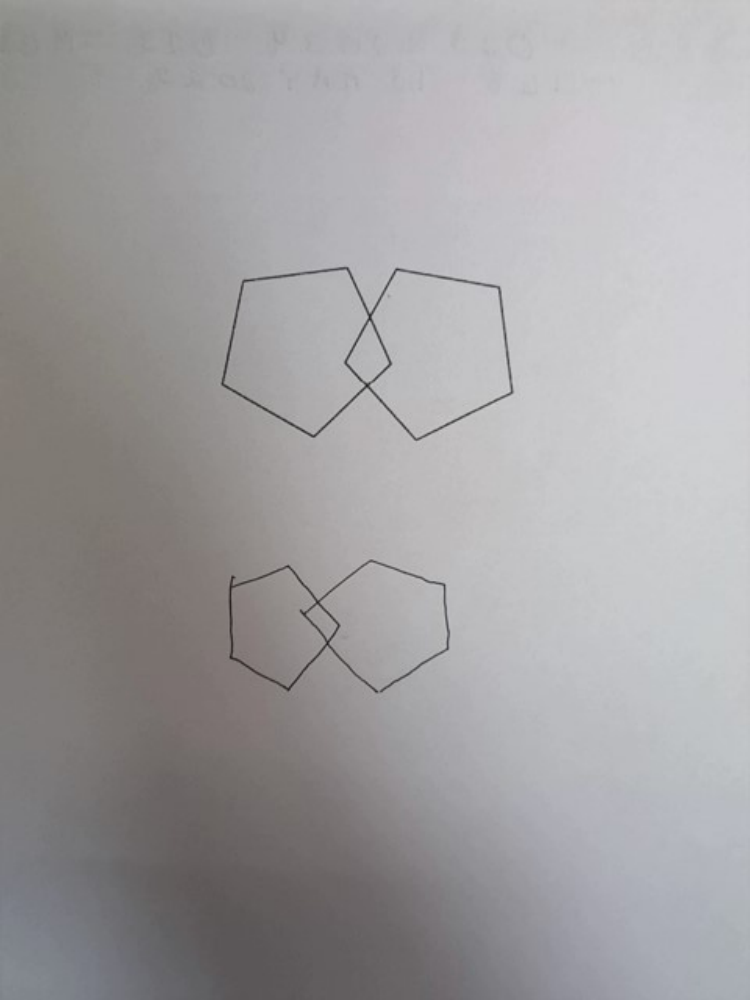
#> input picture pct/dataset/samples/0ECFA35F-87BC-4189-8AF8-08DD8B834DD4_Week_168_Visit_PACC_-_Version_A_MMSEdrawing_page1.png, 750 x 1000 px
$ jupyter execute pentagon_edge_detection.ipynb
#> lines starting #> are read from the running program, lines starting #| are printed output that depends on the picture; after the words box and inside, x2 and y2 are one past the last pixel; in counts of white or black regions, pixels touching at a corner belong together
[cell 1]
import cv2
import numpy as np
from collections import deque
import matplotlib.pyplot as plt
cv2.__version__ # IMPORTANT details to record

# Recommendation QIP algorithm
 - The PCT was administered on paper, the paper was scanned, and then saved in the portable network graphics
(png) format.

[cell 2]
img = cv2.imread(f"dataset/samples/0ECFA35F-87BC-4189-8AF8-08DD8B834DD4_Week_168_Visit_PACC_-_Version_A_MMSEdrawing_page1.png")
#> img is the input picture: shape (1000, 750, 3); mean B, G, R 161.8, 160.2, 161.9
# [7 lines of commented-out code are left out]

## Original Image

[cell 3]
fig, axarr = plt.subplots(1,1, figsize=(12,12))
axarr.set_title('original image')
axarr.imshow(cv2.cvtColor(img, cv2.COLOR_BGR2RGB))
axarr.axis('off')
plt.show()

## Canny Edge Detection (Primary Edge Detection)

[cell 4]
# Convert to grayscale
gray = cv2.cvtColor(img, cv2.COLOR_BGR2GRAY)

# Apply Gaussian blur to reduce noise and detail
blurred = cv2.GaussianBlur(gray, (5, 5), 0.1)

# Perform Canny Edge Detection
edges = cv2.Canny(blurred, threshold1=100, threshold2=200)
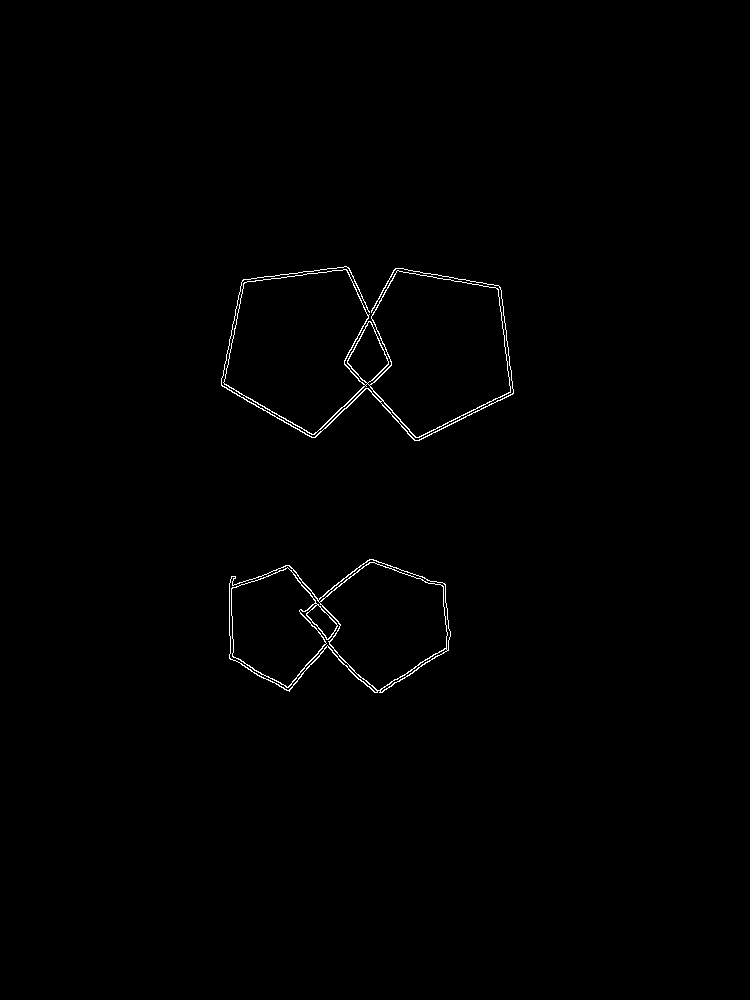
#> edges: shape (1000, 750); 0.57% white in thin lines or dots, all inside (x1, y1, x2, y2) = (221, 266, 514, 693)

# 1. Define the kernel (size 5x5 is common, but 3x3 or 7x7 might be better depending on line thickness)
kernel = np.ones((5, 5), np.uint8)

# 2. Apply Closing: Dilation followed by Erosion.
# This fills small gaps and closes small holes in the edges.
cleaned_edges = cv2.morphologyEx(edges, cv2.MORPH_CLOSE, kernel)
#> cleaned_edges: shape (1000, 750); 0.96% white; 2 white regions

# Plotting
fig, axarr = plt.subplots(1,3, figsize=(12, 12))

axarr[0].set_title('Noise Removed')  # Use set_title(), not title()
axarr[0].imshow(cv2.cvtColor(blurred, cv2.COLOR_BGR2RGB))
axarr[0].axis('off')

axarr[1].set_title('Canny Edge Detection')  # Use set_title(), not title()
axarr[1].imshow(edges, cmap='gray')
axarr[1].axis('off')

axarr[2].set_title('After Morphological Closing')
axarr[2].imshow(cleaned_edges, cmap='gray')
axarr[2].axis('off')

plt.tight_layout()
plt.show()

## Tight Cropping to Focus Regions

[cell 5]
ann_img = img.copy()
contours, hierarchy = cv2.findContours(cleaned_edges, cv2.RETR_EXTERNAL, cv2.CHAIN_APPROX_NONE) # for nested contours
#> contours = 2 contours; box (x1, y1, x2, y2) and area: (221, 266, 514, 441) 38099, (229, 559, 451, 693) 21013
print(f"Total contours found: {len(contours)}")
#| Total contours found: 2

roi_window = {f"C{i}": [] for i in range(len(contours))}
#> roi_window = {'C0': [], 'C1': []}
roi = {f"C{i}": np.ndarray for i in range(len(contours))} # dict for extracted roi imgs
#> roi = 2 items
for i, cnt in enumerate(contours):
    # area filtering of contours
    # shape filtering of contours (solidity)
    x,y,w,h = cv2.boundingRect(cnt)
    roi_window[f"C{i}"].append([x,y,w,h])
    cv2.drawContours(ann_img, contours, -1, (0, 255, 0), 1)
    cv2.rectangle(ann_img, (x,y), (x+w,y+h), (255,0,0), 1)
    cv2.putText(ann_img, f"C{i}", (x,y), cv2.FONT_HERSHEY_SIMPLEX, 0.6, (0,0,0), 1)
#> this loop made 2 passes
#> (x, y, w, h) on passes 1 to 2: (229, 559, 222, 134), (221, 266, 293, 175)
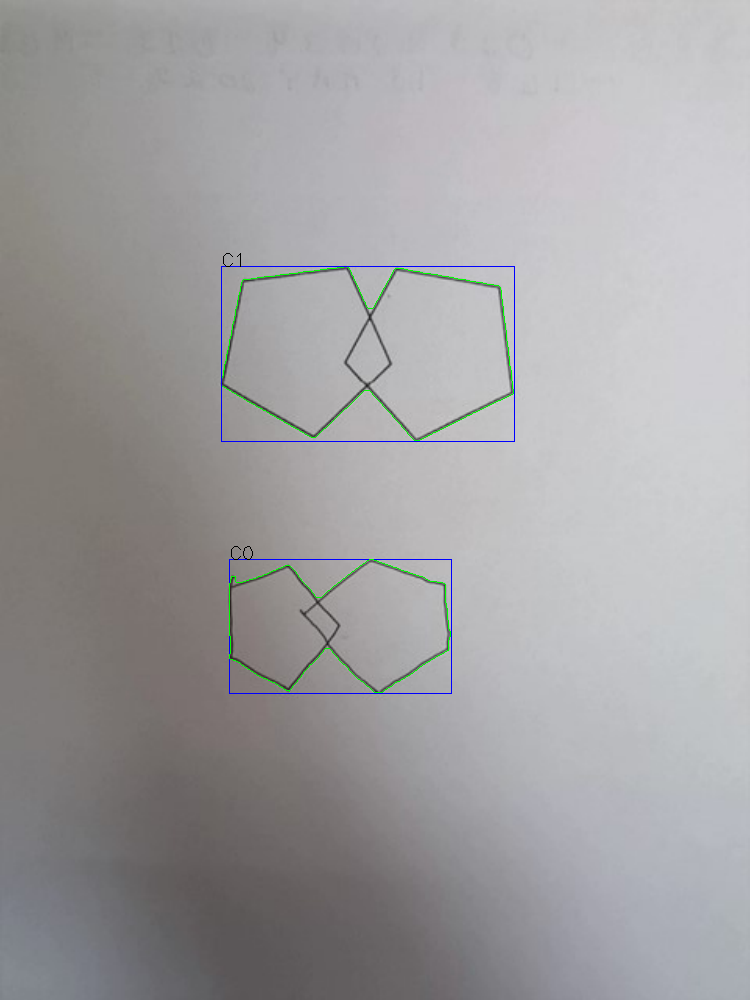
#> ann_img: shape (1000, 750, 3); 0.41% of pixels changed, all inside (x1, y1, x2, y2) = (221, 253, 515, 694)

# contour annotations on the original image's detected edges
fig, axarr = plt.subplots(1, 1, figsize=(12, 12))
axarr.set_title('External Contour Annotation')
axarr.imshow(cv2.cvtColor(ann_img, cv2.COLOR_BGR2RGB))
axarr.axis('off')
plt.tight_layout()
plt.show()

# crop to ROI windows (2 pairs of sub-images representing template and handdrawn figures)
num_roi = len(roi_window)
#> num_roi = 2
n_cols = min(3, num_roi)               # Max 3 columns
#> n_cols = 2
n_rows = (num_roi + n_cols - 1) // n_cols  # Ceiling division for rows
#> n_rows = 1
fig, axes = plt.subplots(n_rows, n_cols, figsize=(4*n_cols, 4*n_rows))
axes = axes.flatten()  # Flatten in case of single row/column
for idx, contour_id in enumerate(roi_window):
    x,y,w,h = roi_window[contour_id][0]
    roi_img = img[y:y+h, x:x+w]
    roi[contour_id] = roi_img
    # visualization
    axes[idx].set_title('Extracted ROIs')
    axes[idx].imshow(cv2.cvtColor(roi_img, cv2.COLOR_BGR2RGB))
    axes[idx].axis('off')
#> this loop made 2 passes
#> pass 1, `roi_img = img[y:y+h, x:x+w]`:
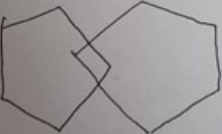
#> roi_img: shape (134, 222, 3); mean B, G, R 149.8, 149.9, 153.9

# Hide any unused subplots
for ax in axes[num_roi:]:
    ax.axis('off')
#> this loop made 0 passes

plt.tight_layout()
plt.show()
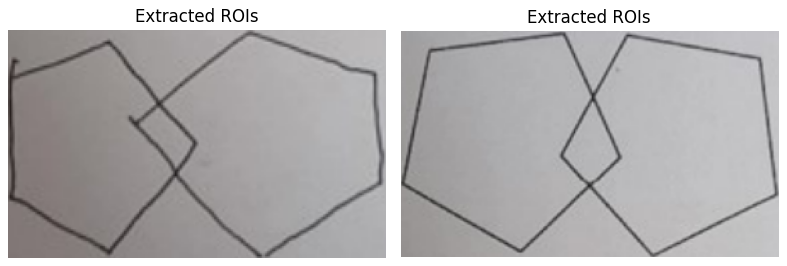
#> figure drawn by matplotlib, 2 panels

## Secondary Canny Edge Detection on ROI Image

[cell 6]
cnd_id = list(roi.keys())[0]
#> cnd_id = 'C0'
roi_img = roi[cnd_id]

# ---------------------------- CANNY EDGE DETECTION FLOW ---------------------
# Convert to grayscale
roi_gray = cv2.cvtColor(roi_img, cv2.COLOR_BGR2GRAY)

# Apply Gaussian blur to reduce noise and detail
roi_blurred = cv2.GaussianBlur(roi_gray, (5, 5), 0.1)

# Perform Canny Edge Detection
roi_edges = cv2.Canny(roi_blurred, threshold1=100, threshold2=200)
#> roi_edges: shape (134, 222); 6.2% white in thin lines or dots

# 1. Define the kernel (size 5x5 is common, but 3x3 or 7x7 might be better depending on line thickness)
kernel = np.ones((5, 5), np.uint8)

# 2. Apply Closing: Dilation followed by Erosion.
# This fills small gaps and closes small holes in the edges.
roi_cleaned_edges = cv2.morphologyEx(roi_edges, cv2.MORPH_CLOSE, kernel)
#> roi_cleaned_edges: shape (134, 222); 10.6% white; 1 white region, box (x1, y1, x2, y2) and area: (0, 0, 222, 134) 3164
# ----------------------------------------------------------------------------

fig, axarr = plt.subplots(1, 2, figsize=(12, 12))
axarr[0].set_title('Detected Line Segments on ROI')
axarr[0].imshow(cv2.cvtColor(roi_edges, cv2.COLOR_BGR2RGB))
axarr[0].axis('off')

axarr[1].set_title('Cleaned Detected Line Segments on ROI')
axarr[1].imshow(cv2.cvtColor(roi_cleaned_edges, cv2.COLOR_BGR2RGB))
axarr[1].axis('off')

plt.tight_layout()
plt.show()
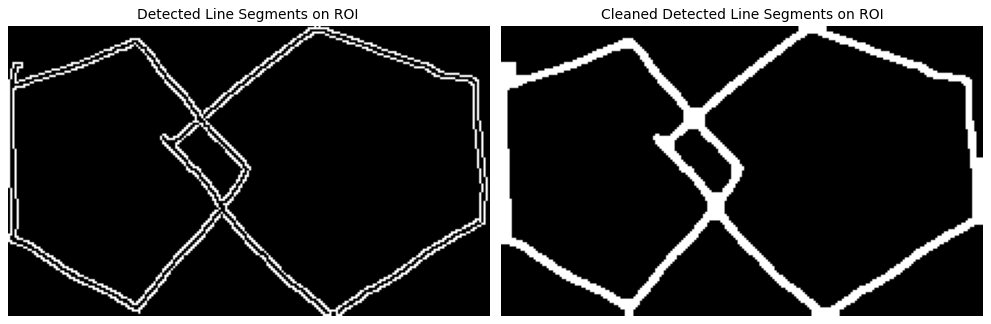
#> figure drawn by matplotlib, 2 panels

## Houghline for straight line detection

[cell 7]
def point_on_segment(x, y, xA, yA, xB, yB, eps):
    return (min(xA, xB) - eps <= x <= max(xA, xB) + eps and min(yA, yB) - eps <= y <= max(yA, yB) + eps) # check if the points inside the line segment

def get_intersection_point(line1, line2, method=0, parallel_threshold=1.0e-10, eps=1.0e-10):
    # 0-houghlineP and 1-houghlines
    if method == 0:
        rho1, theta1 = line1[0]
        rho2, theta2 = line2[0]

        A = np.array([
            [np.cos(theta1), np.sin(theta1)],
            [np.cos(theta2), np.sin(theta2)]
        ])
        b = np.array([rho1, rho2])

        if np.linalg.det(A) > parallel_threshold:
            inter_x, inter_y = np.linalg.solve(A, b)
            return float(inter_x), float(inter_y)
        else:
            return None
    else:
        x1,y1,x2,y2 = line1[0]
        x3,y3,x4,y4 = line2[0]
        # cramers rule to check for parallelity
        a1 = (y2-y1)
        b1 = (x1-x2)
        c1 = (a1*x1 + b1*y1)

        a2 = (y4-y3)
        b2 = (x4-x3)
        c2 =  a2*x3 + b2*y3

        # use this or use the numpy vectorization to solve and check for parallelity (like shown above)
        det = a1*b2-a2*b1 # det(A) == > AX = C
        # Use parallel_threshold instead of exact zero
        if np.abs(det) > parallel_threshold:
            Dx = c1*b2 - c2*b1
            Dy = a1*c2 - a2*c1
            inter_x = Dx / det
            inter_y = Dy / det
            on1 = point_on_segment(inter_x, inter_y, x1, y1, x2, y2, eps)
            on2 = point_on_segment(inter_x, inter_y, x3, y3, x4, y4, eps)

            if on1 and on2:
                return float(inter_x), float(inter_y)
        else:
            return None

[cell 8]
import ipywidgets as widgets
from IPython.display import display, clear_output
import matplotlib.pyplot as plt
import cv2
import numpy as np

ann_img = img.copy()
# Hougline Transformation
lines = cv2.HoughLines(cleaned_edges, 1, np.pi / 180, 63, None, 0, 0) # for cleaned edges use threshold of 63, for edges(raw): 48
#> lines = 210 rows, first 8: [532, 0.785], [530, 0.785], [473, 0.471], [476, 0.489], [13, 2.36], [-6, 2.39], [-15, 2.41], [532, 0.82]
#> the sliders are set to rho_thresh = 50, theta_thresh_deg = 5
filtered_lines = []

def tune_houghlines(rho_thresh=50, theta_thresh_deg=5):
#> called with rho_thresh = 50, theta_thresh_deg = 5
    theta_thresh = np.deg2rad(theta_thresh_deg)  # convert degrees to radians
    ann_img_copy = ann_img.copy()  # use your existing ann_img

    if lines is None:
        print("No lines detected")
        return

    similar_lines = {i: [] for i in range(len(lines))}
#> similar_lines = 210 items
    for i in range(len(lines)):
        rho_i, theta_i = lines[i][0]
        for j in range(i + 1, len(lines)):
            rho_j, theta_j = lines[j][0]
            if abs(rho_i - rho_j) < rho_thresh and abs(theta_i - theta_j) < theta_thresh:
                similar_lines[i].append(j)
#> this loop made 210 passes

    indices = list(range(len(lines)))
#> indices = 210 values from 0 to 209
    indices.sort(key=lambda x: similar_lines[x])
    line_flags = [True] * len(lines)
#> line_flags = 210 items, first 6: True, True, True, True, True, True
    for i in range(len(lines) - 1):
        if not line_flags[indices[i]]:
            continue
        for j in range(i + 1, len(lines)):
            if not line_flags[indices[j]]:
                continue
            rho_i, theta_i = lines[indices[i]][0]
            rho_j, theta_j = lines[indices[j]][0]
            if abs(rho_i - rho_j) < rho_thresh and abs(theta_i - theta_j) < theta_thresh:
                line_flags[indices[j]] = False
#> after the loop, line_flags = 210 items, first 6: False, False, False, False, False, False

    filtered_lines = []
    for i in range(len(lines)): # filtering
        if line_flags[i]:
            filtered_lines.append(lines[i])
#> after the loop, filtered_lines = 37 items, first 6: [[-460, 3.02]], [[480, 0.541]], [[-224, 2.76]], [[658, 0.681]], [[786, 1.05]], [[673, 0.96]]

    if filtered_lines is not None:
        for idx, line in enumerate(filtered_lines):
            rho, theta = line[0]
            a = np.cos(theta)
            b = np.sin(theta)
            x0 = a * rho
            y0 = b * rho
            x1 = int(x0 + 1000 * (-b))
            y1 = int(y0 + 1000 * (a))
            x2 = int(x0 - 1000 * (-b))
            y2 = int(y0 - 1000 * (a))

            cv2.line(ann_img_copy, (x1, y1), (x2, y2), (0, 0, 255), 2)
            cv2.circle(ann_img_copy, (x1, y1), 6, (0, 255, 0), -1)
            cv2.circle(ann_img_copy, (x2, y2), 6, (255, 0, 0), -1)
#> this loop made 37 passes
#> (rho, theta, a, b, x0, y0, x1, y1) on passes 1 to 8: (-460, 3.02, -0.993, 0.122, 456.6, -56.06, 334, -1048), (480, 0.541, 0.857, 0.515, 411.4, 247.2, -103, 1104), (-224, 2.76, -0.927, 0.375, 207.7, -83.91, -166, -1011), (658, 0.681, 0.777, 0.629, 511.4, 414.1, -117, 1191), (786, 1.05, 0.5, 0.866, 393, 680.7, -473, 1180), (673, 0.96, 0.574, 0.819, 386, 551.3, -433, 1124), (306, 0.244, 0.97, 0.242, 296.9, 74.03, 54, 1044), (321, 1.4, 0.174, 0.985, 55.74, 316.1, -929, 489)
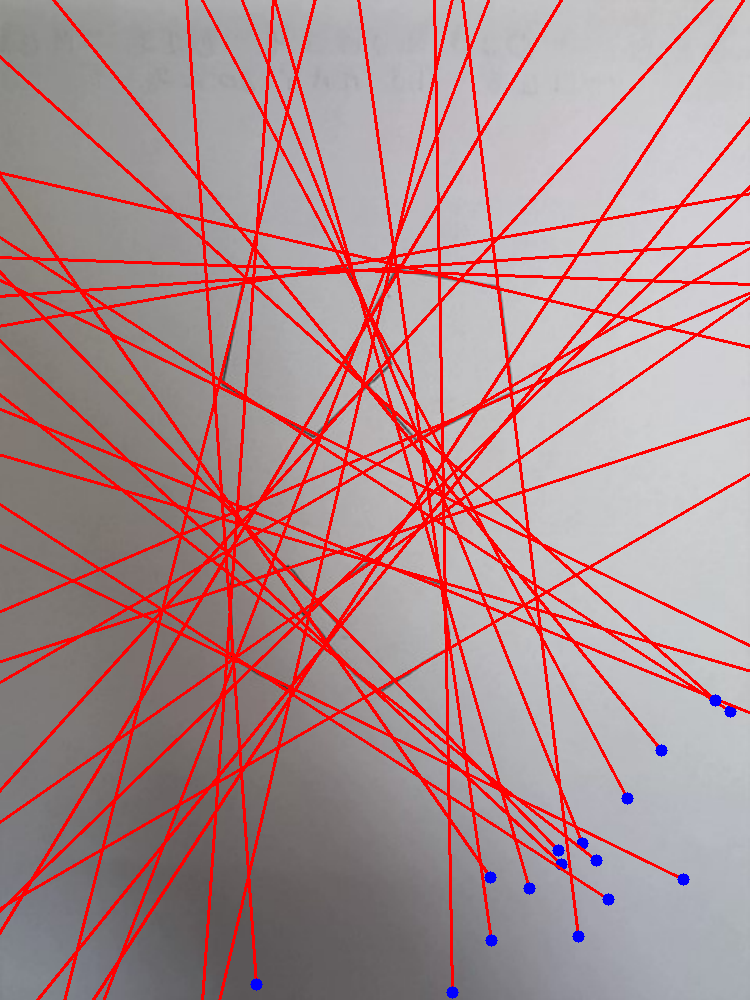
#> ann_img_copy: shape (1000, 750, 3); 12.57% of pixels changed, all inside (x1, y1, x2, y2) = (0, 0, 750, 1000)

    clear_output(wait=True)
    plt.figure(figsize=(12, 12))
    plt.title(f"Detected Lines: rho_thresh={rho_thresh}, theta_thresh={theta_thresh_deg}°")
    plt.imshow(cv2.cvtColor(ann_img_copy, cv2.COLOR_BGR2RGB))
    plt.axis('off')
    plt.show()


# Sliders for dynamic tuning
rho_slider = widgets.IntSlider(min=1, max=200, step=1, value=50, description='Rho Threshold')
theta_slider = widgets.IntSlider(min=1, max=10, step=1, value=5, description='Theta Threshold (deg)')

widgets.interact(tune_houghlines, rho_thresh=rho_slider, theta_thresh_deg=theta_slider)

[cell 9]
# Standard Houghline function usage

# img # bgr
# gray # gray
# edges # raw canny edges
# cleaned_edges # cleaned detected canny edges
ann_img = img.copy()

# Hougline Transformation
lines = cv2.HoughLines(cleaned_edges, 1, np.pi / 180, 63, None, 0, 0) # for cleaned edges use threshold of 63, for edges(raw): 48
filtered_lines = []

rho_threshold = 136       # distance in pixels
theta_threshold = np.deg2rad(3) #  angle in rad converted from deg

if lines is not None:
    print(f"Number of Lines Detected: {len(lines)}")
#| Number of Lines Detected: 210
    similar_lines = {i : [] for i in range(len(lines))} # index of the similar lines

    # # the sudoku filter
    for i in range(len(lines)):
        rho_i = lines[i][0][0]
        theta_i = lines[i][0][1]
        for j in range(i+1, len(lines)): # logic flaw need to fix (if i similar to j then j similar to i too) and ignore comparison of same line segments (i==j)
            rho_j = lines[j][0][0]
            theta_j = lines[j][0][1]

            if (np.abs(rho_i-rho_j) < rho_threshold) and (np.abs(theta_i-theta_j) < theta_threshold):
                similar_lines[i].append(j)

    print(similar_lines)
#> (printed output is left out)

    # --------------------------- merging algorithm -------------------------------------
    # ordering the INDECES of the lines by how many are similar to them
    indices = [i for i in range(len(lines))]# array of indices of the lines
#> indices = 210 values from 0 to 209
    indices.sort(key=lambda x: similar_lines[x])
    # line flags is the base for the filtering
    line_flags = len(lines)*[True]
#> line_flags = 210 items, first 6: True, True, True, True, True, True
    for i in range(len(lines) - 1):
        if not line_flags[indices[i]]: # if we already disregarded the ith element in the ordered list then we don't care (we will not delete anything based on it and we will never reconsider using this line again)
            continue

        for j in range(i + 1, len(lines)): # we are only considering those elements that had less similar line
            if not line_flags[indices[j]]: # and only if we have not disregarded them already
                continue

            rho_i,theta_i = lines[indices[i]][0]
            rho_j,theta_j = lines[indices[j]][0]
            if abs(rho_i - rho_j) < rho_threshold and abs(theta_i - theta_j) < theta_threshold:
                line_flags[indices[j]] = False # if it is similar and have not been disregarded yet then drop it now
#> after the loop, line_flags = 210 items, first 6: False, False, True, False, False, True

    filtered_lines = []
    for i in range(len(lines)): # filtering
        if line_flags[i]:
            filtered_lines.append(lines[i])
#> after the loop, filtered_lines = 48 items, first 6: [[473, 0.471]], [[-6, 2.39]], [[576, 1.12]], [[-208, 2.72]], [[241, 0.0175]], [[301, 0.227]]

    print('Number of filtered lines:', len(filtered_lines))
#| Number of filtered lines: 48
    # -------------------------------------------------------------------------------------

intersection_points = []
if filtered_lines is not None:
    for line in filtered_lines:
        rho,theta = line[0]
        a = np.cos(theta)
        b = np.sin(theta)
        x0 = a*rho
        y0 = b*rho
        x1 = int(x0 + 1000*(-b))
        y1 = int(y0 + 1000*(a))
        x2 = int(x0 - 1000*(-b))
        y2 = int(y0 - 1000*(a))
#> this loop made 48 passes
#> line on passes 7 to 14: [[205, 1.73]], [[309, 1.45]], [[480, 0.541]], [[174, 2.43]], [[668, 0.89]], [[652, 0.663]], [[668, 0.716]], [[786, 1.05]]

        # cv2.line(ann_img,(x1,y1),(x2,y2),(0,0,255),2)
        # # Annotate endpoints
        # cv2.circle(ann_img, (x1, y1), 6, (0, 255, 0), -1)  # green circle at x1,y1
        # cv2.circle(ann_img, (x2, y2), 6, (255, 0, 0), -1)  # blue circle at x2,y2

    # finding and annotating intersection points
    for i in range(len(filtered_lines)):
        for j in range(i+1, len(filtered_lines)):
            ref_line = filtered_lines[i]
            point = get_intersection_point(line1=ref_line, line2=filtered_lines[j], method=0, parallel_threshold=1e-10)
            if point is not None:
                xi, yi = int(point[0]), int(point[1])
                intersection_points.append((xi,yi))
                cv2.circle(ann_img, (xi, yi), 6, (0, 0, 0), -1)
#> this loop made 48 passes
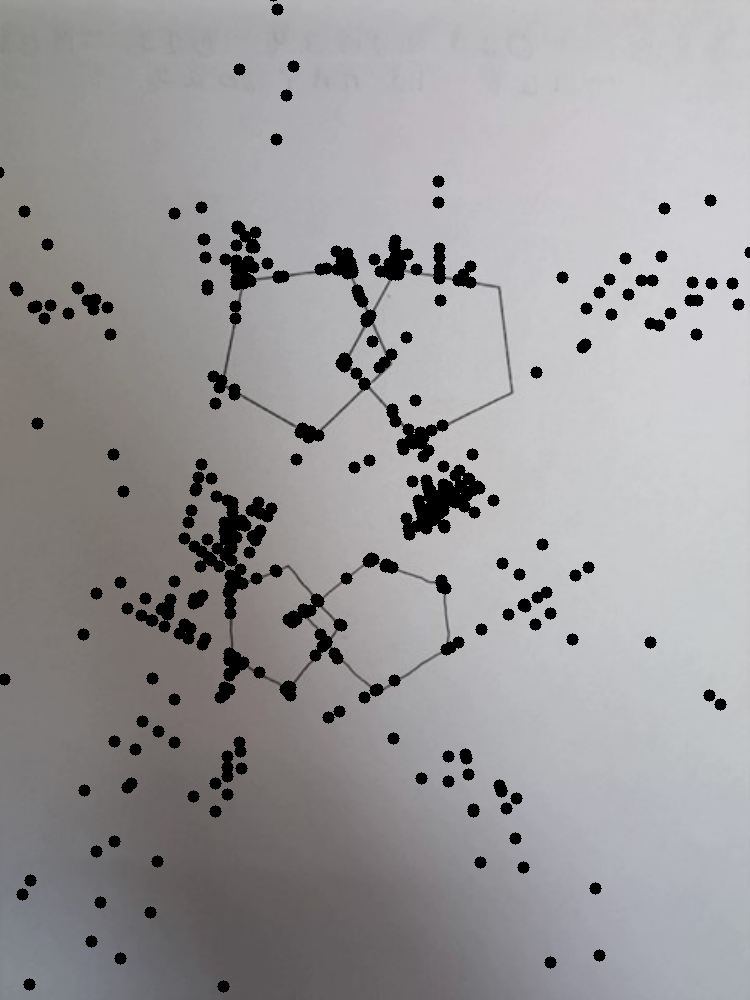
#> ann_img: shape (1000, 750, 3); 5.03% of pixels changed, all inside (x1, y1, x2, y2) = (0, 0, 750, 993)


if intersection_points is not None:
    print(f"Number of intersection points: {len(intersection_points)}")
#| Number of intersection points: 644

# --- Display the Annotated Image ---
fig, axarr = plt.subplots(1, 1, figsize=(12, 12))
axarr.set_title('Detected Line Segments')
axarr.imshow(cv2.cvtColor(ann_img, cv2.COLOR_BGR2RGB))
axarr.axis('off')
plt.tight_layout()
plt.show()
#> (the rest of the program and of its run is left out)
